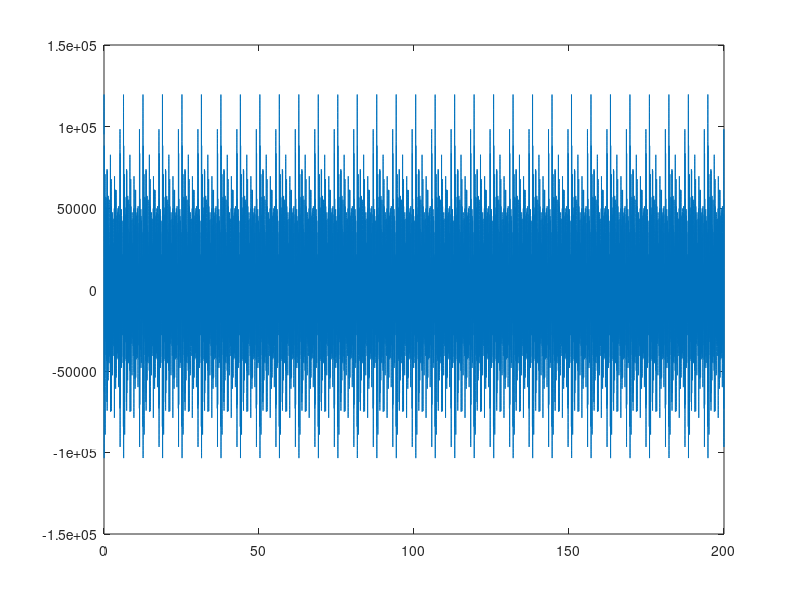
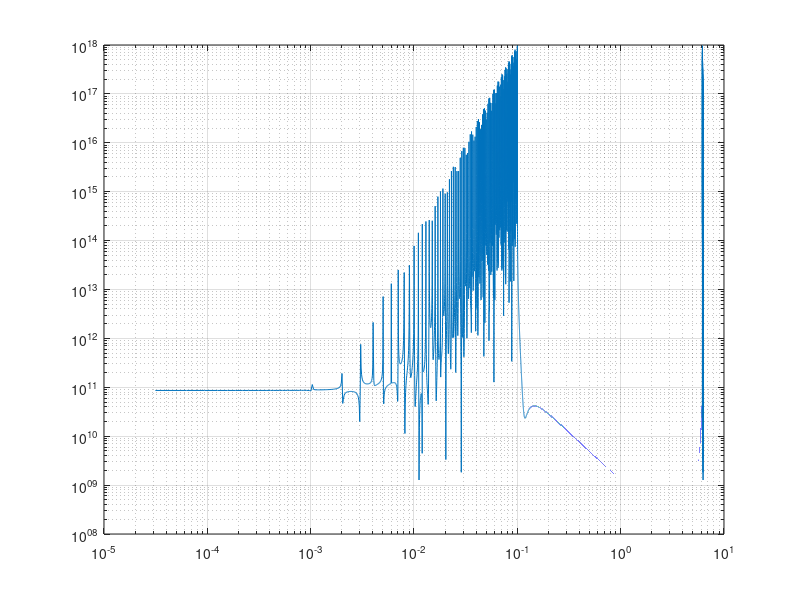

Reproduce these figures in MATLAB, in order.
clear all
close all
m1=0.001;
m2=200;
t=m1*1:m1*1:m2;
t=t';
wave=[];
for w=1:1:100
    a=10*rand(1,1)*rand(1,1);
    A(:,w)=((1/(w)^(-2)))*sin(((w)*t)+a);
end
% plot(t',A(:,1));
%to calculate mean interface
B=sum(A,2);
plot(t',B);
n=m2/m1;
Amplitude2=zeros(n,2);
Amplitude2(:,1)=(((2*pi)/n):((2*pi)/n):2*pi)';
F=fft(B);
Z=(abs(F));
Z=Z.^2;
Amplitude2(:,2)=Amplitude2(:,2)+Z;
figure
% plot(Amplitude2(:,1),Amplitude2(:,2));
loglog(Amplitude2(:,1),Amplitude2(:,2));
grid on